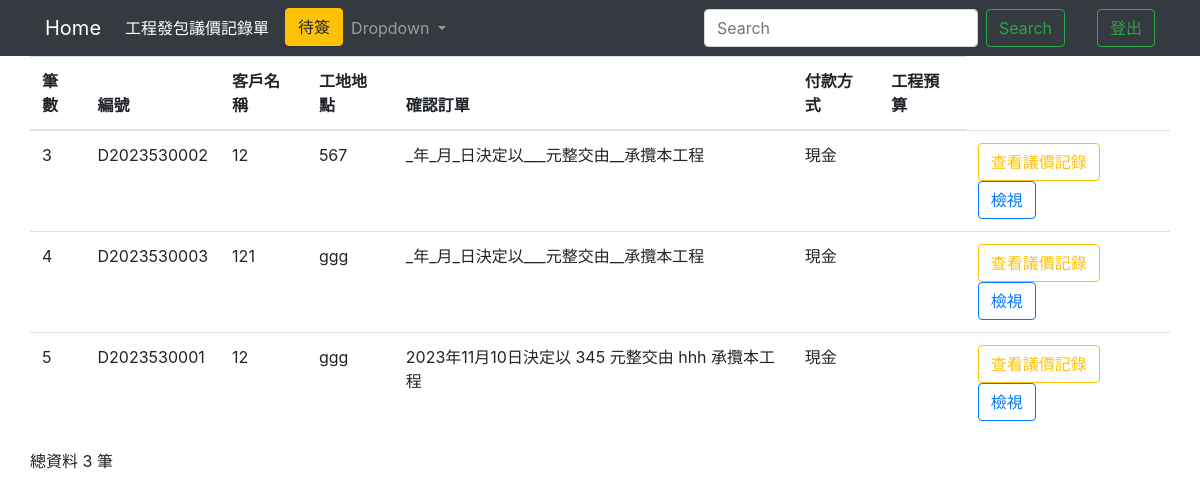
Before: /contractallIndex/ with the older database file.
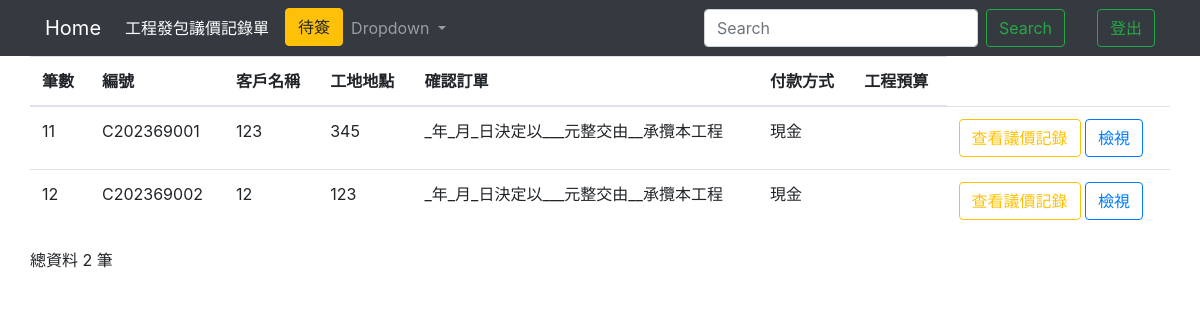
After: the same page with the newer database file.
### testapp/models.py (models this page shows)
class Contract(models.Model):
    cNumber = models.CharField(max_length=50, default='', null=False) #編號
    cClient = models.CharField(max_length=20, null=False) #客戶名稱
    cLocation = models.CharField(max_length=20, null=False)#工作地點
    cContent = models.TextField()#發包內容
    cPayMode = models.CharField(max_length=20, null=False)#付款方式
    cBudget = models.CharField(max_length=20, null=False)#預算
    cOther = models.TextField() #備註
    cConfirm = models.TextField(blank=True,default="_年_月_日決定以___元整交由__承攬本工程") #是否承攬工程
    cGeneral_Sign = models.CharField(max_length=20, blank=True) #總座簽名
    cViceGeneral_Sign = models.CharField(max_length=20, blank=True) # 副總簽名
    cManager_Sign = models.CharField(max_length=20, blank=True) #部門主管簽名
    cDepartmentManager_Sign = models.CharField(max_length=20, blank=True) #單位主管簽名
    cUndertaker = models.CharField(max_length=20,blank=True)#承辦人
    home = models.OneToOneField(Home, on_delete=models.CASCADE,default='')

### testapp/views.py (the view)
# urls.py: path('contractallIndex/',contractallIndex),
def contractallIndex(request):
    if request.user.is_authenticated:
        username=request.user.username
        authenticate=request.user.is_staff
    if 'q' in request.GET:
        q = request.GET['q']
        multiple_q = Q(Q(cNumber__icontains=q) | Q(cClient__icontains=q) | Q(cLocation__icontains=q) | Q(cContent__icontains=q))
        contractall = Contract.objects.filter(multiple_q)
    else:
        contractall = Contract.objects.all().order_by("id")
    contractallCount = len(contractall)
    return render(request, "contractall_Index.html",locals())

### templates/contractall_Index.html (shortened to what this page needs)
<!DOCTYPE html>
<html lang="en">
<head>
  <link rel="stylesheet" href="https://cdn.jsdelivr.net/npm/bootstrap@4.6.2/dist/css/bootstrap.min.css">
  {% load static %}
</head>
<body>
  <nav class="navbar navbar-expand-lg navbar-dark bg-dark">
    <div class="container">
      <a class="navbar-brand" href="/homeIndex/">Home</a>
      <div class="collapse navbar-collapse" id="navbarSupportedContent">
        <ul class="navbar-nav mr-auto">
          <li class="nav-item active">
            <a class="nav-link disabled">工程發包議價記錄單 <span class="sr-only">(current)</span></a>
          </li>
          <ul class="navbar-nav ml-2">
            <li class="nav-item">
              <button class="btn btn-warning my-2 my-sm-0" id="{{username}}" onclick="perosonIndex(event)">待簽</button>
            </li>
          </ul>
          <li class="nav-item dropdown">
            <a class="nav-link dropdown-toggle" href="#" role="button" data-toggle="dropdown" aria-expanded="false">
              Dropdown
            </a>
          </li>
        </ul>
        <form class="form-inline my-2 my-lg-0">
          <input class="form-control mr-sm-2" name='q' type="search" placeholder="Search" aria-label="Search">
          <button class="btn btn-outline-success my-2 my-sm-0" type="submit">Search</button>
        </form>
        <ul class="navbar-nav ml-2">
          <li class="nav-item active">
            <a class="nav-link disabled" style="color: green;">{{username}} <span class="sr-only">(current)</span></a>
          </li>
        </ul>
        <ul class="navbar-nav ml-2">
          <li class="nav-item">
            <button class="btn btn-outline-success my-2 my-sm-0" onclick="Logout(event)">登出</button>
          </li>
        </ul>
      </div>
    </div>
  </nav>
  <form action="." method="POST">
    <div class="container">
      <div class="row">
        <table class="table">
          <thead>
            <th scope="col">筆數</th>
            <th scope="col">編號</th>
            <th scope="col">客戶名稱</th>
            <th scope="col">工地地點</th>
            <th scope="col">確認訂單</th>
            <th scope="col">付款方式</th>
            <th scope="col">工程預算</th>
          </thead>
          <tbody>
            {% for unit in contractall %}
            <tr>
              <td>{{unit.id}}</td>
              <td>{{unit.cNumber}}</td>
              <td>{{unit.cClient}}</td>
              <td>{{unit.cLocation}}</td>
              <td>{{unit.cConfirm}}</td>
              <td>{{unit.cPayMode}}</td>
              <td>{{unit.cBudget}}</td>
              <td>
                <button type="button" class="btn btn-outline-warning" id="{{unit.cNumber}}" onclick="checkContent()">查看議價記錄</button>
                <button type="button" class="btn btn-outline-primary" id="{{unit.cNumber}}" onclick="View()">檢視</button>
              </td>
            </tr>
            {% endfor %}
          </tbody>
        </table>
      </div>
    </div>
  </form>
  <div class="container">
    <div class="row">
      <p>總資料 {{contractallCount}} 筆</p>
    </div>
  </div>
</body>
</html>

Changed rows visible on the page:
removed Contract: id "3", cNumber "D2023530002", cClient "12", cLocation "567", cConfirm "_年_月_日決定以___元整交由__承攬本工程", cPayMode "現金"
removed Contract: id "4", cNumber "D2023530003", cClient "121", cLocation "ggg", cConfirm "_年_月_日決定以___元整交由__承攬本工程", cPayMode "現金"
removed Contract: id "5", cNumber "D2023530001", cClient "12", cLocation "ggg", cConfirm "2023年11月10日決定以 345 元整交由 hhh 承攬本工程", cPayMode "現金"
added Contract: id "11", cNumber "C202369001", cClient "123", cLocation "345", cConfirm "_年_月_日決定以___元整交由__承攬本工程", cPayMode "現金"
added Contract: id "12", cNumber "C202369002", cClient "12", cLocation "123", cConfirm "_年_月_日決定以___元整交由__承攬本工程", cPayMode "現金"
Other visible differences:
{{ contractallCount }}: "3" → "2"
